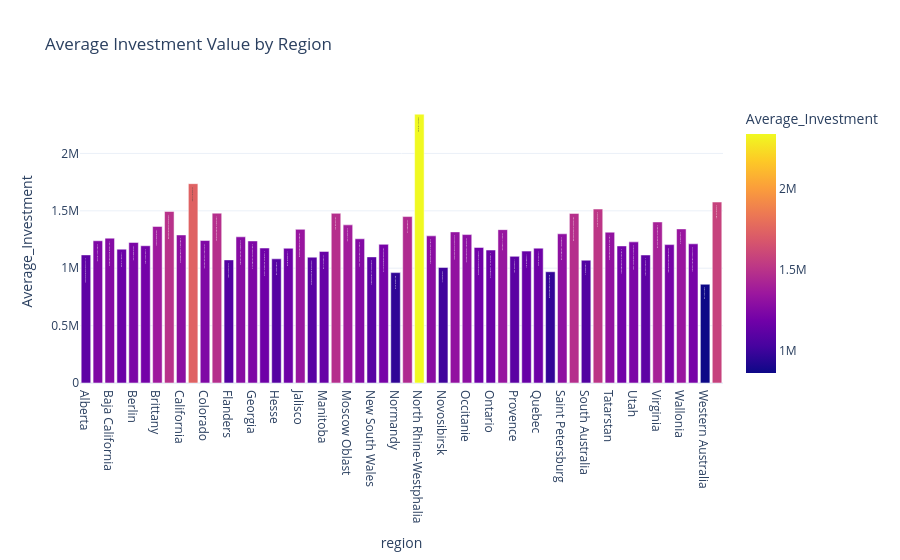

The notebook cell saved with this chart:
### Code cell
regional_summary = (
    buyer_profile
    .groupby('region')
    .agg(
        Buyers=('client_id', 'count'),
        Average_Investment=('total_investment_value', 'mean')
    )
    .reset_index()
)

fig = px.bar(
    regional_summary,
    x='region',
    y='Average_Investment',
    color='Average_Investment',
    text='Average_Investment',
    title='Average Investment Value by Region'
)

fig.update_layout(template='plotly_white')

fig.show()

fig.write_image(
    '../reports/figures/business/regional_investment_analysis.png',
    scale=3,
    width=1200,
    height=700
)

regional_summary.to_csv(
    '../reports/tables/regional_summary.csv',
    index=False
)

print('Saved: reports/figures/business/regional_investment_analysis.png')
print('Saved: reports/tables/regional_summary.csv')

### Figure 1 — Plotly figure (JSON) as saved in the notebook; plotly's stock layout.template omitted (floating-point values rounded to 4 significant figures)
{"data": [{"hovertemplate": "region=%{x}<br>Average_Investment=%{marker.color}<extra></extra>", "legendgroup": "", "marker": {"color": [1116000.0, 1239000.0, 1262000.0, 1166000.0, 1224000.0, 1196000.0, 1364000.0, 1495000.0, 1290000.0, 1737000.0, 1241000.0, 1479000.0, 1072000.0, 1273000.0, 1237000.0, 1176000.0, 1082000.0, 1174000.0, 1339000.0, 1096000.0, 1147000.0, 1478000.0, 1378000.0, 1256000.0, 1099000.0, 1208000.0, 961600.0, 1450000.0, 2342000.0, 1282000.0, 1007000.0, 1316000.0, 1293000.0, 1181000.0, 1158000.0, 1336000.0, 1103000.0, 1149000.0, 1175000.0, 969100.0, 1300000.0, 1477000.0, 1070000.0, 1515000.0, 1314000.0, 1194000.0, 1229000.0, 1115000.0, 1403000.0, 1205000.0, 1342000.0, 1212000.0, 860200.0, 1576000.0], "coloraxis": "coloraxis", "pattern": {"shape": ""}}, "name": "", "orientation": "v", "showlegend": false, "text": [1116000.0, 1239000.0, 1262000.0, 1166000.0, 1224000.0, 1196000.0, 1364000.0, 1495000.0, 1290000.0, 1737000.0, 1241000.0, 1479000.0, 1072000.0, 1273000.0, 1237000.0, 1176000.0, 1082000.0, 1174000.0, 1339000.0, 1096000.0, 1147000.0, 1478000.0, 1378000.0, 1256000.0, 1099000.0, 1208000.0, 961600.0, 1450000.0, 2342000.0, 1282000.0, 1007000.0, 1316000.0, 1293000.0, 1181000.0, 1158000.0, 1336000.0, 1103000.0, 1149000.0, 1175000.0, 969100.0, 1300000.0, 1477000.0, 1070000.0, 1515000.0, 1314000.0, 1194000.0, 1229000.0, 1115000.0, 1403000.0, 1205000.0, 1342000.0, 1212000.0, 860200.0, 1576000.0], "textposition": "auto", "type": "bar", "x": ["Alberta", "Arizona", "Baja California", "Bavaria", "Berlin", "British Columbia", "Brittany", "Brussels", "California", "Capital Region", "Colorado", "England", "Flanders", "Florida", "Georgia", "Hamburg", "Hesse", "Ile-De-France", "Jalisco", "Krasnodar Krai", "Manitoba", "Mexico City", "Moscow Oblast", "Nevada", "New South Wales", "New York", "Normandy", "North Denmark", "North Rhine-Westphalia", "Northern Ireland", "Novosibirsk", "Nuevo Leon", "Occitanie", "Ohio", "Ontario", "Oregon", "Provence", "Puebla", "Quebec", "Queensland", "Saint Petersburg", "Scotland", "South Australia", "Southern Denmark", "Tatarstan", "Texas", "Utah", "Victoria", "Virginia", "Wales", "Wallonia", "Washington", "Western Australia", "Zealand"], "xaxis": "x", "y": [1116000.0, 1239000.0, 1262000.0, 1166000.0, 1224000.0, 1196000.0, 1364000.0, 1495000.0, 1290000.0, 1737000.0, 1241000.0, 1479000.0, 1072000.0, 1273000.0, 1237000.0, 1176000.0, 1082000.0, 1174000.0, 1339000.0, 1096000.0, 1147000.0, 1478000.0, 1378000.0, 1256000.0, 1099000.0, 1208000.0, 961600.0, 1450000.0, 2342000.0, 1282000.0, 1007000.0, 1316000.0, 1293000.0, 1181000.0, 1158000.0, 1336000.0, 1103000.0, 1149000.0, 1175000.0, 969100.0, 1300000.0, 1477000.0, 1070000.0, 1515000.0, 1314000.0, 1194000.0, 1229000.0, 1115000.0, 1403000.0, 1205000.0, 1342000.0, 1212000.0, 860200.0, 1576000.0], "yaxis": "y"}], "layout": {"barmode": "relative", "coloraxis": {"colorbar": {"title": {"text": "Average_Investment"}}, "colorscale": [[0, "#0d0887"], [0.1111, "#46039f"], [0.2222, "#7201a8"], [0.3333, "#9c179e"], [0.4444, "#bd3786"], [0.5556, "#d8576b"], [0.6667, "#ed7953"], [0.7778, "#fb9f3a"], [0.8889, "#fdca26"], [1, "#f0f921"]]}, "legend": {"tracegroupgap": 0}, "title": {"text": "Average Investment Value by Region"}, "xaxis": {"anchor": "y", "domain": [0, 1], "title": {"text": "region"}}, "yaxis": {"anchor": "x", "domain": [0, 1], "title": {"text": "Average_Investment"}}}}
